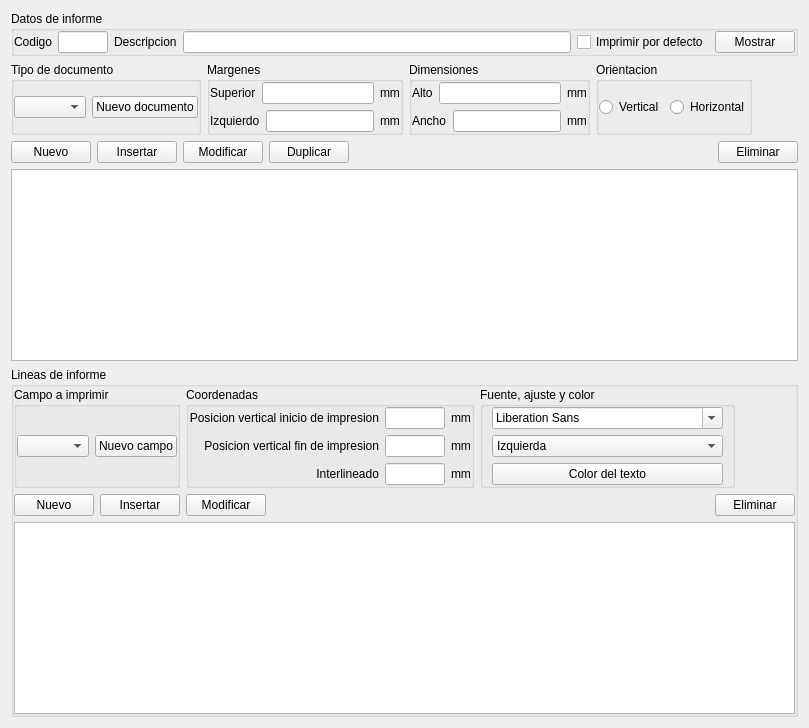
     <widget class="QWidget" name="tab">
      <attribute name="title">
       <string>Modelos de informe</string>
      </attribute>
      <layout class="QGridLayout" name="gridLayout_5">
       <item row="1" column="1">
        <spacer name="horizontalSpacer_12">
         <property name="orientation">
          <enum>Qt::Horizontal</enum>
         </property>
         <property name="sizeHint" stdset="0">
          <size>
           <width>40</width>
           <height>20</height>
          </size>
         </property>
        </spacer>
       </item>
       <item row="3" column="0" colspan="2">
        <widget class="QTableView" name="tableView">
         <property name="alternatingRowColors">
          <bool>true</bool>
         </property>
         <property name="selectionMode">
          <enum>QAbstractItemView::SingleSelection</enum>
         </property>
         <property name="selectionBehavior">
          <enum>QAbstractItemView::SelectRows</enum>
         </property>
        </widget>
       </item>
       <item row="2" column="0" colspan="2">
        <layout class="QGridLayout" name="gridLayout_2">
         <item row="0" column="2">
          <widget class="QPushButton" name="pushButton_2">
           <property name="text">
            <string>Modificar</string>
           </property>
           <property name="icon">
            <iconset resource="recoverdrake.qrc">
             <normaloff>:/Imagenes/sustituir.png</normaloff>:/Imagenes/sustituir.png</iconset>
           </property>
           <property name="iconSize">
            <size>
             <width>25</width>
             <height>25</height>
            </size>
           </property>
          </widget>
         </item>
         <item row="0" column="6">
          <widget class="QPushButton" name="pushButton_3">
           <property name="text">
            <string>Eliminar</string>
           </property>
           <property name="icon">
            <iconset resource="recoverdrake.qrc">
             <normaloff>:/Imagenes/bad.png</normaloff>:/Imagenes/bad.png</iconset>
           </property>
           <property name="iconSize">
            <size>
             <width>25</width>
             <height>25</height>
            </size>
           </property>
          </widget>
         </item>
         <item row="0" column="0">
          <widget class="QPushButton" name="pushButton_6">
           <property name="text">
            <string>Nuevo</string>
           </property>
           <property name="icon">
            <iconset resource="recoverdrake.qrc">
             <normaloff>:/Imagenes/informe.png</normaloff>:/Imagenes/informe.png</iconset>
           </property>
           <property name="iconSize">
            <size>
             <width>25</width>
             <height>25</height>
            </size>
           </property>
          </widget>
         </item>
         <item row="0" column="1">
          <widget class="QPushButton" name="pushButton">
           <property name="text">
            <string>Insertar</string>
           </property>
           <property name="icon">
            <iconset resource="recoverdrake.qrc">
             <normaloff>:/Imagenes/good.png</normaloff>:/Imagenes/good.png</iconset>
           </property>
           <property name="iconSize">
            <size>
             <width>25</width>
             <height>25</height>
            </size>
           </property>
          </widget>
         </item>
         <item row="0" column="4">
          <widget class="QPushButton" name="pushButton_7">
           <property name="text">
            <string>Duplicar</string>
           </property>
           <property name="icon">
            <iconset resource="recoverdrake.qrc">
             <normaloff>:/Imagenes/duplicar.png</normaloff>:/Imagenes/duplicar.png</iconset>
           </property>
           <property name="iconSize">
            <size>
             <width>25</width>
             <height>25</height>
            </size>
           </property>
          </widget>
         </item>
         <item row="0" column="5">
          <spacer name="horizontalSpacer_4">
           <property name="orientation">
            <enum>Qt::Horizontal</enum>
           </property>
           <property name="sizeHint" stdset="0">
            <size>
             <width>40</width>
             <height>20</height>
            </size>
           </property>
          </spacer>
         </item>
        </layout>
       </item>
       <item row="1" column="0">
        <layout class="QGridLayout" name="gridLayout_4">
         <item row="0" column="0">
          <widget class="QGroupBox" name="groupBox_5">
           <property name="title">
            <string>Tipo de documento</string>
           </property>
           <layout class="QGridLayout" name="gridLayout_15">
            <property name="leftMargin">
             <number>0</number>
            </property>
            <property name="topMargin">
             <number>0</number>
            </property>
            <property name="rightMargin">
             <number>0</number>
            </property>
            <property name="bottomMargin">
             <number>0</number>
            </property>
            <item row="0" column="0">
             <widget class="QComboBox" name="comboBox_2">
              <property name="sizePolicy">
               <sizepolicy hsizetype="Expanding" vsizetype="Fixed">
                <horstretch>0</horstretch>
                <verstretch>0</verstretch>
               </sizepolicy>
              </property>
             </widget>
            </item>
            <item row="0" column="1">
             <widget class="QPushButton" name="pushButton_8">
              <property name="text">
               <string>Nuevo documento</string>
              </property>
              <property name="icon">
               <iconset resource="recoverdrake.qrc">
                <normaloff>:/Imagenes/mas.png</normaloff>:/Imagenes/mas.png</iconset>
              </property>
             </widget>
            </item>
           </layout>
          </widget>
         </item>
         <item row="0" column="1">
          <widget class="QGroupBox" name="groupBox_3">
           <property name="sizePolicy">
            <sizepolicy hsizetype="Fixed" vsizetype="Preferred">
             <horstretch>0</horstretch>
             <verstretch>0</verstretch>
            </sizepolicy>
           </property>
           <property name="title">
            <string>Margenes</string>
           </property>
           <layout class="QGridLayout" name="gridLayout_12">
            <property name="leftMargin">
             <number>0</number>
            </property>
            <property name="topMargin">
             <number>0</number>
            </property>
            <property name="rightMargin">
             <number>0</number>
            </property>
            <property name="bottomMargin">
             <number>0</number>
            </property>
            <item row="0" column="0">
             <layout class="QGridLayout" name="gridLayout_13">
              <item row="0" column="0">
               <widget class="QLabel" name="label_8">
                <property name="text">
                 <string>Superior</string>
                </property>
               </widget>
              </item>
              <item row="0" column="1">
               <widget class="QLineEdit" name="lineEdit_5">
                <property name="alignment">
                 <set>Qt::AlignRight|Qt::AlignTrailing|Qt::AlignVCenter</set>
                </property>
               </widget>
              </item>
              <item row="0" column="2">
               <widget class="QLabel" name="label_9">
                <property name="text">
                 <string>mm</string>
                </property>
               </widget>
              </item>
             </layout>
            </item>
            <item row="1" column="0">
             <layout class="QGridLayout" name="gridLayout_14">
              <item row="0" column="0">
               <widget class="QLabel" name="label_10">
                <property name="text">
                 <string>Izquierdo</string>
                </property>
               </widget>
              </item>
              <item row="0" column="1">
               <widget class="QLineEdit" name="lineEdit_6">
                <property name="alignment">
                 <set>Qt::AlignRight|Qt::AlignTrailing|Qt::AlignVCenter</set>
                </property>
               </widget>
              </item>
              <item row="0" column="2">
               <widget class="QLabel" name="label_11">
                <property name="text">
                 <string>mm</string>
                </property>
               </widget>
              </item>
             </layout>
            </item>
           </layout>
          </widget>
         </item>
         <item row="0" column="2">
          <widget class="QGroupBox" name="groupBox_2">
           <property name="sizePolicy">
            <sizepolicy hsizetype="Fixed" vsizetype="Preferred">
             <horstretch>0</horstretch>
             <verstretch>0</verstretch>
            </sizepolicy>
           </property>
           <property name="title">
            <string>Dimensiones</string>
           </property>
           <layout class="QGridLayout" name="gridLayout_11">
            <property name="leftMargin">
             <number>0</number>
            </property>
            <property name="topMargin">
             <number>0</number>
            </property>
            <property name="rightMargin">
             <number>0</number>
            </property>
            <property name="bottomMargin">
             <number>0</number>
            </property>
            <item row="0" column="0">
             <layout class="QGridLayout" name="gridLayout_9">
              <item row="0" column="0">
               <widget class="QLabel" name="label_4">
                <property name="text">
                 <string>Alto</string>
                </property>
               </widget>
              </item>
              <item row="0" column="1">
               <widget class="QLineEdit" name="lineEdit_3">
                <property name="alignment">
                 <set>Qt::AlignRight|Qt::AlignTrailing|Qt::AlignVCenter</set>
                </property>
               </widget>
              </item>
              <item row="0" column="2">
               <widget class="QLabel" name="label_5">
                <property name="text">
                 <string>mm</string>
                </property>
               </widget>
              </item>
             </layout>
            </item>
            <item row="1" column="0">
             <layout class="QGridLayout" name="gridLayout_10">
              <item row="0" column="0">
               <widget class="QLabel" name="label_6">
                <property name="text">
                 <string>Ancho</string>
                </property>
               </widget>
              </item>
              <item row="0" column="1">
               <widget class="QLineEdit" name="lineEdit_4">
                <property name="alignment">
                 <set>Qt::AlignRight|Qt::AlignTrailing|Qt::AlignVCenter</set>
                </property>
               </widget>
              </item>
              <item row="0" column="2">
               <widget class="QLabel" name="label_7">
                <property name="text">
                 <string>mm</string>
                </property>
               </widget>
              </item>
             </layout>
            </item>
           </layout>
          </widget>
         </item>
         <item row="0" column="3">
          <widget class="QGroupBox" name="groupBox_4">
           <property name="title">
            <string>Orientacion</string>
           </property>
           <layout class="QGridLayout" name="gridLayout_16">
            <property name="leftMargin">
             <number>0</number>
            </property>
            <property name="topMargin">
             <number>0</number>
            </property>
            <property name="rightMargin">
             <number>0</number>
            </property>
            <property name="bottomMargin">
             <number>0</number>
            </property>
            <item row="1" column="0">
             <widget class="QRadioButton" name="radioButton">
              <property name="text">
               <string>Vertical</string>
              </property>
             </widget>
            </item>
            <item row="1" column="1">
             <widget class="QRadioButton" name="radioButton_2">
              <property name="text">
               <string>Horizontal</string>
              </property>
             </widget>
            </item>
           </layout>
          </widget>
         </item>
        </layout>
       </item>
       <item row="0" column="0" colspan="2">
        <widget class="QGroupBox" name="groupBox">
         <property name="title">
          <string>Datos de informe</string>
         </property>
         <layout class="QGridLayout" name="gridLayout_21">
          <property name="leftMargin">
           <number>0</number>
          </property>
          <property name="topMargin">
           <number>0</number>
          </property>
          <property name="rightMargin">
           <number>0</number>
          </property>
          <property name="bottomMargin">
           <number>0</number>
          </property>
          <item row="0" column="0">
           <layout class="QGridLayout" name="gridLayout">
            <item row="0" column="0">
             <widget class="QLabel" name="label">
              <property name="text">
               <string>Codigo</string>
              </property>
             </widget>
            </item>
            <item row="0" column="1">
             <widget class="QLineEdit" name="lineEdit_2">
              <property name="maximumSize">
               <size>
                <width>50</width>
                <height>16777215</height>
               </size>
              </property>
             </widget>
            </item>
            <item row="0" column="2">
             <widget class="QLabel" name="label_2">
              <property name="text">
               <string>Descripcion</string>
              </property>
             </widget>
            </item>
            <item row="0" column="3">
             <widget class="QLineEdit" name="lineEdit"/>
            </item>
            <item row="0" column="4">
             <widget class="QCheckBox" name="checkBox">
              <property name="text">
               <string>Imprimir por defecto</string>
              </property>
             </widget>
            </item>
            <item row="0" column="5">
             <widget class="QPushButton" name="pushButton_5">
              <property name="text">
               <string>Mostrar</string>
              </property>
              <property name="icon">
               <iconset resource="recoverdrake.qrc">
                <normaloff>:/Imagenes/ojo2.png</normaloff>:/Imagenes/ojo2.png</iconset>
              </property>
              <property name="iconSize">
               <size>
                <width>25</width>
                <height>25</height>
               </size>
              </property>
             </widget>
            </item>
           </layout>
          </item>
         </layout>
        </widget>
       </item>
       <item row="4" column="0" colspan="2">
        <widget class="QGroupBox" name="groupBox_6">
         <property name="minimumSize">
          <size>
           <width>0</width>
           <height>300</height>
          </size>
         </property>
         <property name="title">
          <string>Lineas de informe</string>
         </property>
         <layout class="QGridLayout" name="gridLayout_32">
          <property name="leftMargin">
           <number>0</number>
          </property>
          <property name="topMargin">
           <number>0</number>
          </property>
          <property name="rightMargin">
           <number>0</number>
          </property>
          <property name="bottomMargin">
           <number>0</number>
          </property>
          <item row="3" column="0" colspan="4">
           <widget class="QTableView" name="tableView_2">
            <property name="alternatingRowColors">
             <bool>true</bool>
            </property>
            <property name="selectionMode">
             <enum>QAbstractItemView::SingleSelection</enum>
            </property>
            <property name="selectionBehavior">
             <enum>QAbstractItemView::SelectRows</enum>
            </property>
           </widget>
          </item>
          <item row="0" column="0">
           <widget class="QGroupBox" name="groupBox_16">
            <property name="sizePolicy">
             <sizepolicy hsizetype="Preferred" vsizetype="Preferred">
              <horstretch>0</horstretch>
              <verstretch>0</verstretch>
             </sizepolicy>
            </property>
            <property name="title">
             <string>Campo a imprimir</string>
            </property>
            <layout class="QGridLayout" name="gridLayout_24">
             <property name="leftMargin">
              <number>0</number>
             </property>
             <property name="topMargin">
              <number>0</number>
             </property>
             <property name="rightMargin">
              <number>0</number>
             </property>
             <property name="bottomMargin">
              <number>0</number>
             </property>
             <item row="0" column="0">
              <layout class="QGridLayout" name="gridLayout_22">
               <item row="0" column="0" rowspan="2" colspan="2">
                <widget class="QComboBox" name="comboBox_12">
                 <property name="sizePolicy">
                  <sizepolicy hsizetype="Preferred" vsizetype="Fixed">
                   <horstretch>0</horstretch>
                   <verstretch>0</verstretch>
                  </sizepolicy>
                 </property>
                </widget>
               </item>
               <item row="0" column="2" rowspan="2" colspan="2">
                <widget class="QPushButton" name="pushButton_19">
                 <property name="text">
                  <string>Nuevo campo</string>
                 </property>
                 <property name="icon">
                  <iconset resource="recoverdrake.qrc">
                   <normaloff>:/Imagenes/mas.png</normaloff>:/Imagenes/mas.png</iconset>
                 </property>
                </widget>
               </item>
              </layout>
             </item>
            </layout>
           </widget>
          </item>
          <item row="0" column="1">
           <widget class="QGroupBox" name="groupBox_13">
            <property name="sizePolicy">
             <sizepolicy hsizetype="Preferred" vsizetype="Preferred">
              <horstretch>0</horstretch>
              <verstretch>0</verstretch>
             </sizepolicy>
            </property>
            <property name="title">
             <string>Coordenadas</string>
            </property>
            <layout class="QGridLayout" name="gridLayout_25">
             <property name="leftMargin">
              <number>0</number>
             </property>
             <property name="topMargin">
              <number>0</number>
             </property>
             <property name="rightMargin">
              <number>0</number>
             </property>
             <property name="bottomMargin">
              <number>0</number>
             </property>
             <item row="0" column="0">
              <layout class="QGridLayout" name="gridLayout_43">
               <item row="3" column="0">
                <widget class="QLabel" name="label_39">
                 <property name="sizePolicy">
                  <sizepolicy hsizetype="Preferred" vsizetype="Preferred">
                   <horstretch>0</horstretch>
                   <verstretch>0</verstretch>
                  </sizepolicy>
                 </property>
                 <property name="text">
                  <string>Posicion vertical fin de impresion</string>
                 </property>
                 <property name="alignment">
                  <set>Qt::AlignRight|Qt::AlignTrailing|Qt::AlignVCenter</set>
                 </property>
                </widget>
               </item>
               <item row="0" column="0" rowspan="2">
                <widget class="QLabel" name="label_40">
                 <property name="sizePolicy">
                  <sizepolicy hsizetype="Preferred" vsizetype="Preferred">
                   <horstretch>0</horstretch>
                   <verstretch>0</verstretch>
                  </sizepolicy>
                 </property>
                 <property name="text">
                  <string>Posicion vertical inicio de impresion</string>
                 </property>
                 <property name="alignment">
                  <set>Qt::AlignRight|Qt::AlignTrailing|Qt::AlignVCenter</set>
                 </property>
                </widget>
               </item>
               <item row="0" column="1" rowspan="2">
                <widget class="QLineEdit" name="lineEdit_20">
                 <property name="sizePolicy">
                  <sizepolicy hsizetype="Fixed" vsizetype="Fixed">
                   <horstretch>0</horstretch>
                   <verstretch>0</verstretch>
                  </sizepolicy>
                 </property>
                 <property name="maximumSize">
                  <size>
                   <width>60</width>
                   <height>16777215</height>
                  </size>
                 </property>
                 <property name="alignment">
                  <set>Qt::AlignRight|Qt::AlignTrailing|Qt::AlignVCenter</set>
                 </property>
                </widget>
               </item>
               <item row="0" column="2" rowspan="2">
                <widget class="QLabel" name="label_41">
                 <property name="sizePolicy">
                  <sizepolicy hsizetype="Fixed" vsizetype="Preferred">
                   <horstretch>0</horstretch>
                   <verstretch>0</verstretch>
                  </sizepolicy>
                 </property>
                 <property name="text">
                  <string>mm</string>
                 </property>
                </widget>
               </item>
               <item row="3" column="2">
                <widget class="QLabel" name="label_42">
                 <property name="sizePolicy">
                  <sizepolicy hsizetype="Fixed" vsizetype="Preferred">
                   <horstretch>0</horstretch>
                   <verstretch>0</verstretch>
                  </sizepolicy>
                 </property>
                 <property name="text">
                  <string>mm</string>
                 </property>
                </widget>
               </item>
               <item row="4" column="0">
                <widget class="QLabel" name="label_43">
                 <property name="sizePolicy">
                  <sizepolicy hsizetype="Preferred" vsizetype="Preferred">
                   <horstretch>0</horstretch>
                   <verstretch>0</verstretch>
                  </sizepolicy>
                 </property>
                 <property name="text">
                  <string>Interlineado</string>
                 </property>
                 <property name="alignment">
                  <set>Qt::AlignRight|Qt::AlignTrailing|Qt::AlignVCenter</set>
                 </property>
                </widget>
               </item>
               <item row="4" column="2">
                <widget class="QLabel" name="label_44">
                 <property name="sizePolicy">
                  <sizepolicy hsizetype="Fixed" vsizetype="Preferred">
                   <horstretch>0</horstretch>
                   <verstretch>0</verstretch>
                  </sizepolicy>
                 </property>
                 <property name="text">
                  <string>mm</string>
                 </property>
                </widget>
               </item>
               <item row="4" column="1">
                <widget class="QLineEdit" name="lineEdit_22">
                 <property name="sizePolicy">
                  <sizepolicy hsizetype="Fixed" vsizetype="Fixed">
                   <horstretch>0</horstretch>
                   <verstretch>0</verstretch>
                  </sizepolicy>
                 </property>
                 <property name="maximumSize">
                  <size>
                   <width>60</width>
                   <height>16777215</height>
                  </size>
                 </property>
                 <property name="alignment">
                  <set>Qt::AlignRight|Qt::AlignTrailing|Qt::AlignVCenter</set>
                 </property>
                </widget>
               </item>
               <item row="3" column="1">
                <widget class="QLineEdit" name="lineEdit_21">
                 <property name="sizePolicy">
                  <sizepolicy hsizetype="Fixed" vsizetype="Fixed">
                   <horstretch>0</horstretch>
                   <verstretch>0</verstretch>
                  </sizepolicy>
                 </property>
                 <property name="maximumSize">
                  <size>
                   <width>60</width>
                   <height>16777215</height>
                  </size>
                 </property>
                 <property name="alignment">
                  <set>Qt::AlignRight|Qt::AlignTrailing|Qt::AlignVCenter</set>
                 </property>
                </widget>
               </item>
              </layout>
             </item>
            </layout>
           </widget>
          </item>
          <item row="0" column="2">
           <widget class="QGroupBox" name="groupBox_17">
            <property name="sizePolicy">
             <sizepolicy hsizetype="Preferred" vsizetype="Preferred">
              <horstretch>0</horstretch>
              <verstretch>0</verstretch>
             </sizepolicy>
            </property>
            <property name="title">
             <string>Fuente, ajuste y color</string>
            </property>
            <layout class="QGridLayout" name="gridLayout_49">
             <property name="leftMargin">
              <number>9</number>
             </property>
             <property name="topMargin">
              <number>0</number>
             </property>
             <property name="rightMargin">
              <number>9</number>
             </property>
             <property name="bottomMargin">
              <number>0</number>
             </property>
             <item row="0" column="0">
              <layout class="QGridLayout" name="gridLayout_50">
               <item row="2" column="0">
                <widget class="QPushButton" name="pushButton_26">
                 <property name="text">
                  <string>Color del texto</string>
                 </property>
                 <property name="icon">
                  <iconset resource="recoverdrake.qrc">
                   <normaloff>:/Imagenes/pantone.png</normaloff>:/Imagenes/pantone.png</iconset>
                 </property>
                 <property name="iconSize">
                  <size>
                   <width>25</width>
                   <height>25</height>
                  </size>
                 </property>
                </widget>
               </item>
               <item row="1" column="0">
                <widget class="QComboBox" name="comboBox">
                 <item>
                  <property name="text">
                   <string>Izquierda</string>
                  </property>
                 </item>
                 <item>
                  <property name="text">
                   <string>Centrado</string>
                  </property>
                 </item>
                 <item>
                  <property name="text">
                   <string>Derecha</string>
                  </property>
                 </item>
                </widget>
               </item>
               <item row="0" column="0">
                <widget class="QFontComboBox" name="fontComboBox_2"/>
               </item>
              </layout>
             </item>
            </layout>
           </widget>
          </item>
          <item row="1" column="0" rowspan="2" colspan="4">
           <layout class="QGridLayout" name="gridLayout_26">
            <item row="0" column="2">
             <widget class="QPushButton" name="pushButton_27">
              <property name="text">
               <string>Modificar</string>
              </property>
              <property name="icon">
               <iconset resource="recoverdrake.qrc">
                <normaloff>:/Imagenes/sustituir.png</normaloff>:/Imagenes/sustituir.png</iconset>
              </property>
              <property name="iconSize">
               <size>
                <width>25</width>
                <height>25</height>
               </size>
              </property>
             </widget>
            </item>
            <item row="0" column="4">
             <spacer name="horizontalSpacer_7">
              <property name="orientation">
               <enum>Qt::Horizontal</enum>
              </property>
              <property name="sizeHint" stdset="0">
               <size>
                <width>40</width>
                <height>20</height>
               </size>
              </property>
             </spacer>
            </item>
            <item row="0" column="5">
             <widget class="QPushButton" name="pushButton_28">
              <property name="text">
               <string>Eliminar</string>
              </property>
              <property name="icon">
               <iconset resource="recoverdrake.qrc">
                <normaloff>:/Imagenes/bad.png</normaloff>:/Imagenes/bad.png</iconset>
              </property>
              <property name="iconSize">
               <size>
                <width>25</width>
                <height>25</height>
               </size>
              </property>
             </widget>
            </item>
            <item row="0" column="0">
             <widget class="QPushButton" name="pushButton_22">
              <property name="text">
               <string>Nuevo</string>
              </property>
              <property name="icon">
               <iconset resource="recoverdrake.qrc">
                <normaloff>:/Imagenes/informe.png</normaloff>:/Imagenes/informe.png</iconset>
              </property>
              <property name="iconSize">
               <size>
                <width>25</width>
                <height>25</height>
               </size>
              </property>
             </widget>
            </item>
            <item row="0" column="1">
             <widget class="QPushButton" name="pushButton_30">
              <property name="text">
               <string>Insertar</string>
              </property>
              <property name="icon">
               <iconset resource="recoverdrake.qrc">
                <normaloff>:/Imagenes/good.png</normaloff>:/Imagenes/good.png</iconset>
              </property>
              <property name="iconSize">
               <size>
                <width>25</width>
                <height>25</height>
               </size>
              </property>
             </widget>
            </item>
           </layout>
          </item>
         </layout>
        </widget>
       </item>
      </layout>
     </widget>
